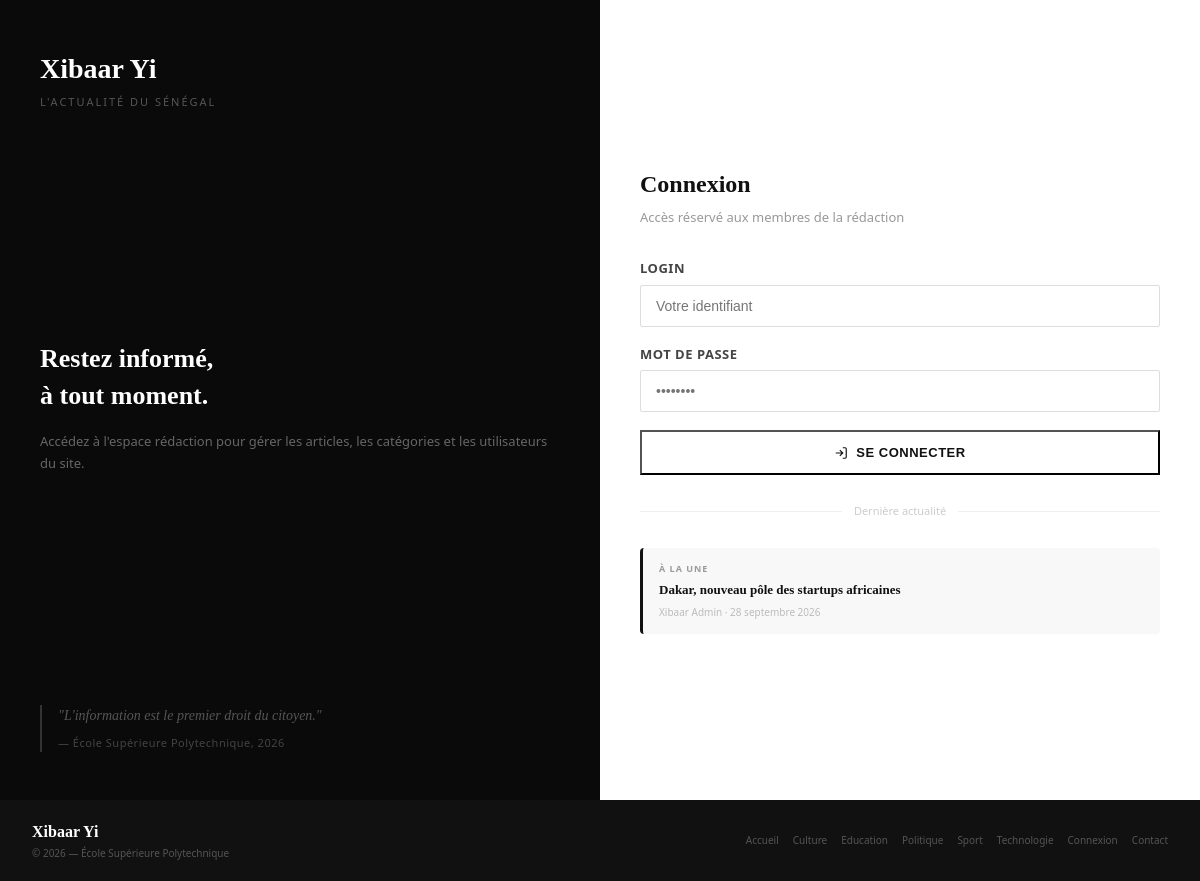
The app's page /connexion.php with its own data.
### tables this page shows
CREATE TABLE IF NOT EXISTS articles (
    id                 INT AUTO_INCREMENT PRIMARY KEY,
    titre              VARCHAR(255) NOT NULL,
    description_courte TEXT NOT NULL,
    contenu            LONGTEXT NOT NULL,
    image              VARCHAR(255) DEFAULT '',
    date_publication   DATETIME NOT NULL DEFAULT CURRENT_TIMESTAMP,
    vues               INT NOT NULL DEFAULT 0,
    id_categorie       INT NOT NULL,
    id_auteur          INT NOT NULL,
    FOREIGN KEY (id_categorie) REFERENCES categories(id) ON DELETE CASCADE,
    FOREIGN KEY (id_auteur)    REFERENCES utilisateurs(id) ON DELETE CASCADE
);

CREATE TABLE IF NOT EXISTS categories (
    id  INT AUTO_INCREMENT PRIMARY KEY,
    nom VARCHAR(100) NOT NULL UNIQUE
);

### includes/config.php (called while the page is built, shortened)
<?php
function date_fr($date)
{
    $mois = [1 => 'janvier', 'février', 'mars', 'avril', 'mai', 'juin',
             'juillet', 'août', 'septembre', 'octobre', 'novembre', 'décembre'];
    $timestamp = strtotime($date);
    return date('j', $timestamp) . ' ' . $mois[(int) date('n', $timestamp)] . ' ' . date('Y', $timestamp);
}
function url($chemin = '')
{
    return BASE_URL . '/' . ltrim($chemin, '/');
}

### includes/pied.php (the view)
<?php
require_once __DIR__ . '/config.php';
?>
    <div class="footer">
        <div>
            <a href="<?= url('index.php') ?>" style="text-decoration: none;">
                <div class="footer-logo">Xibaar Yi</div>
            </a>
            <div class="footer-text">
                &copy; <?php echo date('Y'); ?> — École Supérieure Polytechnique
            </div>
        </div>
        <div class="footer-links">
            <a href="<?= url('index.php') ?>">Accueil</a>
            <?php
            foreach ($pdo->query("SELECT nom FROM categories ORDER BY nom ASC") as $cat_pied) : ?>
                <a href="<?= url('index.php') ?>?categorie=<?= urlencode($cat_pied['nom']) ?>">
                    <?= htmlspecialchars($cat_pied['nom'], ENT_QUOTES, 'UTF-8') ?>
                </a>
            <?php endforeach; ?>
            <?php if (!isset($_SESSION['user_role'])) : ?>
                <a href="<?= url('connexion.php') ?>">Connexion</a>
            <?php endif; ?>
            <a href="<?= url('contact.php') ?>">Contact</a>
        </div>
    </div>
</div>
</body>
</html>

### public/connexion.php (shortened to what this page needs)
<?php
    require_once __DIR__ . '/../includes/config.php';
    $dernierArticle = $pdo->query("
        SELECT a.titre, CONCAT(u.prenom, ' ', u.nom) AS auteur_nom, a.date_publication
        FROM articles a
        LEFT JOIN utilisateurs u ON a.id_auteur = u.id
        ORDER BY a.date_publication DESC
        LIMIT 1
    ")->fetch(PDO::FETCH_ASSOC);
?>
<!DOCTYPE html>
<html lang="fr">
<head>
    <link rel="stylesheet" href="<?= url('assets/css/style.css') ?>">
</head>
<body>
<div class="site">
<div class="connexion-page">
    <div class="connexion-panneau">
        <div>
            <a href="<?= url('index.php') ?>" style="text-decoration:none;">
                <div style="font-family:Georgia,serif; font-size:28px; font-weight:700; color:#fff;">Xibaar Yi</div>
                <div style="font-size:11px; color:#555; letter-spacing:2px; text-transform:uppercase; margin-top:4px;">L'actualité du Sénégal</div>
            </a>
        </div>
        <div>
            <div style="font-family:Georgia,serif; font-size:26px; color:#fff; line-height:1.4; font-weight:700; margin-bottom:16px;">
                Restez informé,<br>à tout moment.
            </div>
            <div style="font-size:13px; color:#666; line-height:1.7;">
                Accédez à l'espace rédaction pour gérer les articles, les catégories et les utilisateurs du site.
            </div>
        </div>
        <div style="border-left:2px solid #333; padding-left:16px;">
            <div style="font-family:Georgia,serif; font-size:14px; color:#555; font-style:italic; line-height:1.6;">
                "L'information est le premier droit du citoyen."
            </div>
            <div style="font-size:11px; color:#444; margin-top:8px; letter-spacing:.5px;">
                — École Supérieure Polytechnique, 2026
            </div>
        </div>
    </div>
    <div class="connexion-formulaire">
        <div style="font-family:Georgia,serif; font-size:24px; font-weight:700; color:#111; margin-bottom:6px;">Connexion</div>
        <div style="font-size:13px; color:#999; margin-bottom:32px;">Accès réservé aux membres de la rédaction</div>
        <form method="POST" action="connexion.php" id="formConnexion">
            <div style="margin-bottom:18px;">
                <label style="display:block; font-size:13px; font-weight:700; color:#444; margin-bottom:6px; text-transform:uppercase; letter-spacing:.5px;">Login</label>
                <input type="text" name="login" id="login" class="form-control" placeholder="Votre identifiant">
            </div>
            <div style="margin-bottom:18px;">
                <label style="display:block; font-size:13px; font-weight:700; color:#444; margin-bottom:6px; text-transform:uppercase; letter-spacing:.5px;">Mot de passe</label>
                <input type="password" name="mot_de_passe" id="mdp" class="form-control" placeholder="••••••••">
            </div>
            <button type="submit" class="btn btn-primary" style="width:100%; justify-content:center; padding:13px; font-size:13px; letter-spacing:.5px;">
                <svg width="14" height="14" viewBox="0 0 24 24" fill="none" stroke="currentColor" stroke-width="2"><path d="M15 3h4a2 2 0 012 2v14a2 2 0 01-2 2h-4M10 17l5-5-5-5M15 12H3"/></svg>
                Se connecter
            </button>
        </form>
        <div style="display:flex; align-items:center; gap:12px; margin:28px 0;">
            <div style="flex:1; height:1px; background:#eee;"></div>
            <div style="font-size:11px; color:#ccc;">Dernière actualité</div>
            <div style="flex:1; height:1px; background:#eee;"></div>
        </div>
        <?php if ($dernierArticle): ?>
        <div style="background:#f8f8f8; border-radius:4px; padding:14px 16px; border-left:3px solid #111;">
            <div style="font-size:9px; font-weight:700; color:#999; text-transform:uppercase; letter-spacing:1px; margin-bottom:6px;">À la une</div>
            <div style="font-family:Georgia,serif; font-size:13px; color:#111; font-weight:600; line-height:1.4;">
                <?= htmlspecialchars($dernierArticle['titre']) ?>
            </div>
            <div style="font-size:10px; color:#bbb; margin-top:6px;">
                <?= htmlspecialchars($dernierArticle['auteur_nom'] ?? '') ?> · <?= date_fr($dernierArticle['date_publication']) ?>
            </div>
        </div>
        <?php endif; ?>
    </div>
</div>
<?php require_once __DIR__ . '/../includes/pied.php'; ?>

### public/assets/css/style.css (style rules this page uses)
* { margin: 0; padding: 0; box-sizing: border-box; }
body { font-family: 'Segoe UI', system-ui, sans-serif; background: #fff; color: #111; font-size: 16px; line-height: 1.5; }
a { color: inherit; text-decoration: none; }
.site { background: #fff; overflow: hidden; }
.footer { background: #111; padding: 20px 32px; display: flex; align-items: center; justify-content: space-between; }
.footer-logo { font-family: Georgia, serif; font-size: 16px; color: #fff; font-weight: 700; }
.footer-text { font-size: 10px; color: #555; margin-top: 2px; }
.footer-links { display: flex; gap: 14px; }
.footer-links a { font-size: 10px; color: #555; text-decoration: none; }
body { min-height: 100vh; display: flex; flex-direction: column; }
.site { flex: 1; display: flex; flex-direction: column; }
.footer { margin-top: auto; }
.btn { display: inline-flex; align-items: center; gap: 6px; padding: 8px 12px; font-size: 11px; font-weight: 700; text-transform: uppercase; text-decoration: none; transition: 0.2s; }
.btn-primary { display: inline-flex; align-items: center; gap: 8px; background: #fff; color:#111; }
input.form-control { display: block; width: 100%; padding: 12px 15px; font-size: 14px; color: #111; background-color: #fff; border: 1px solid #ddd; border-radius: 2px; outline: none; transition: all 0.3s ease; box-sizing: border-box; }
.connexion-page { display: grid; grid-template-columns: 1fr 1fr; min-height: 100vh; }
.connexion-panneau { background: #0a0a0a; padding: 48px 40px; display: flex; flex-direction: column; justify-content: space-between; gap: 32px; }
.connexion-formulaire { background: #fff; padding: 48px 40px; display: flex; flex-direction: column; justify-content: center; }
.footer { flex-wrap: wrap; gap: 16px; }
.footer-links { flex-wrap: wrap; }

### records on screen
articles: titre "Dakar, nouveau pôle des startups africaines", date_publication "28 septembre 2026"
categories: nom "Culture"
categories: nom "Education"
categories: nom "Politique"
categories: nom "Sport"
categories: nom "Technologie"

### other values on screen
$dernierArticle['auteur_nom'] "Xibaar Admin"
